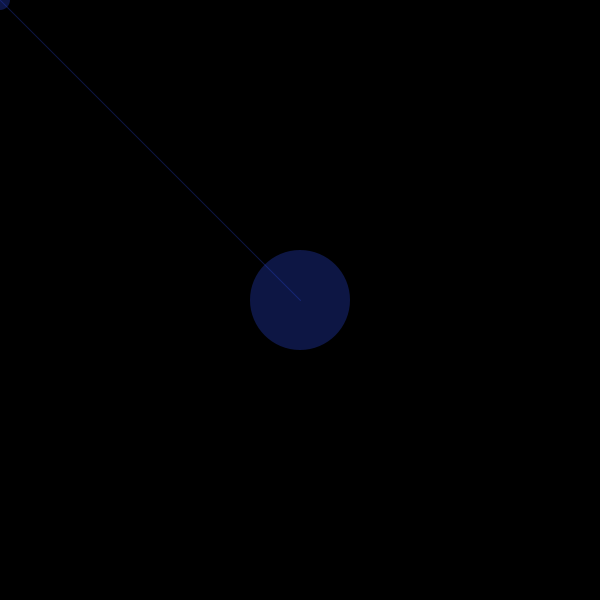
Frame 1 (no input)
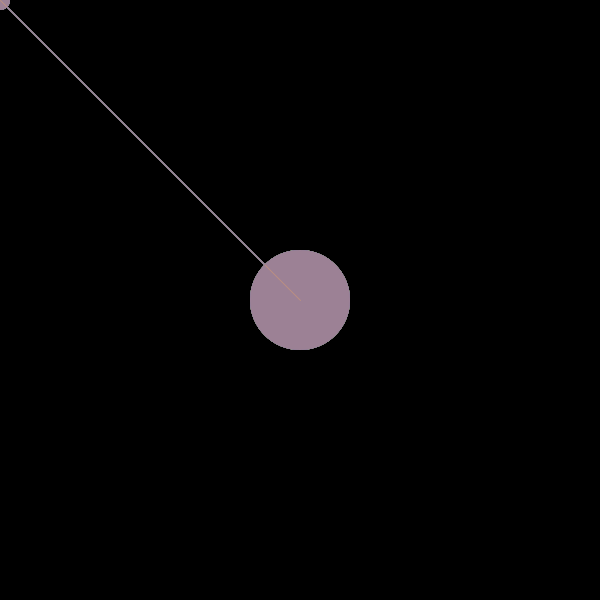
Frame 60 (the mouse pressed at the canvas centre just before this capture)
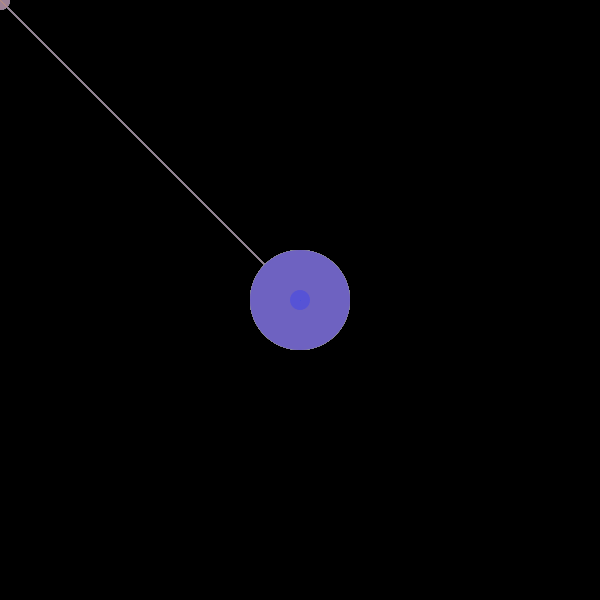
Frame 120 (the mouse held since frame 60 and released just before this capture)

The Processing sketch that drew these frames (run headless with seeded random() and noise(); from frame 60 on, the mouse is pressed at the canvas centre):

// Processing sketch: processing_19831
// ── processing_19831.pde


int linecircleColor = 0;

void setup() {
  size (600,600);
  colorMode(HSB, 100);
  background(0, 0, 0);
  
  smooth();
 
}


void draw() {
  linecircleColor = int(random (100));
  
  noStroke();
  fill (linecircleColor, 80, 90, 30);
  ellipse (mouseX, mouseY, 20, 20);
  
  stroke (linecircleColor, 80, 90, 30);
   line (300,300,mouseX,mouseY);
   
   fill (linecircleColor,80,90,30);
   noStroke();
   ellipse (300,300,100,100);
   
  
   
}

void mousePressed (){
 background(0,0,0);
 
  
}

void keyPressed() {
  save("drawing.jpg");

}
